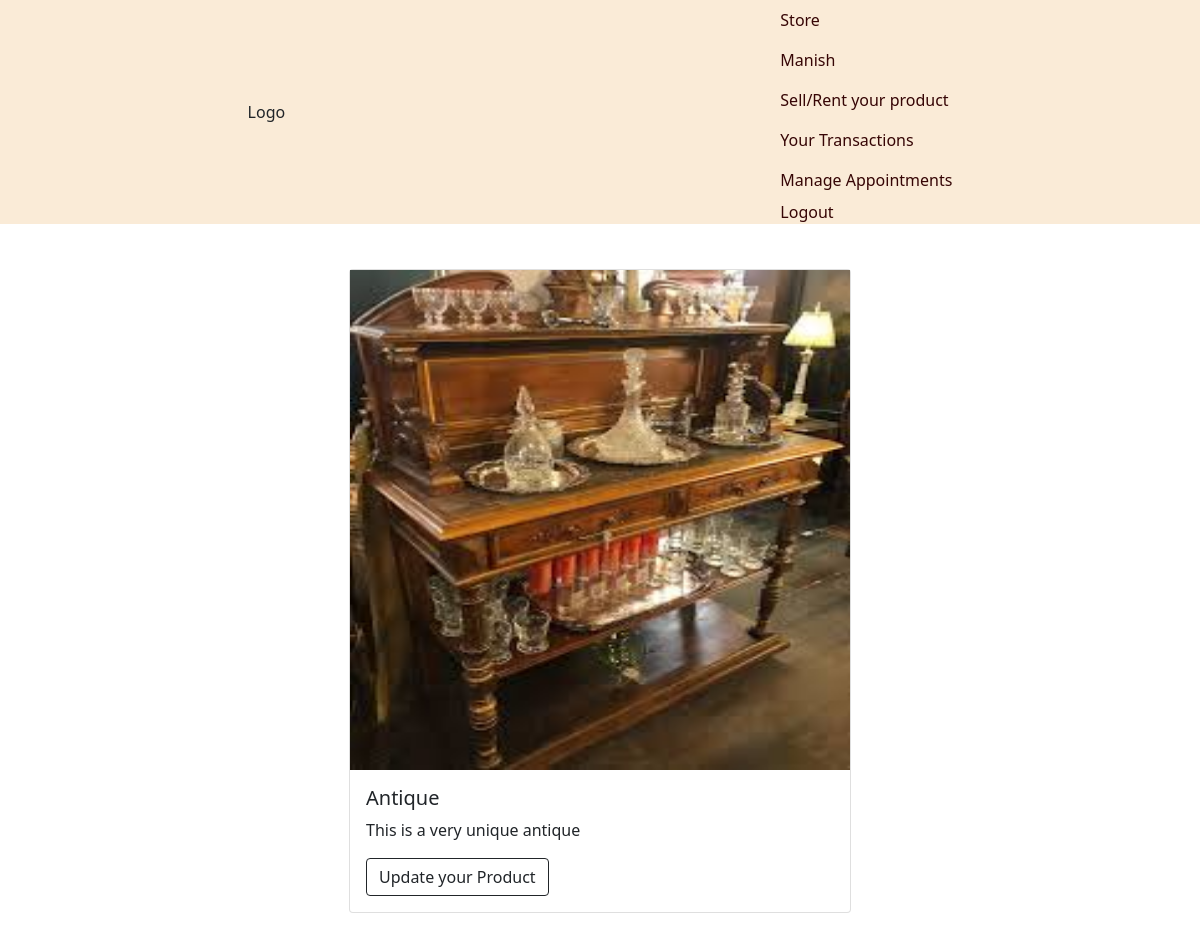
The page /store?4&True&None/ (signed in) on the database its author committed.
### store/models.py (models this page shows, shortened)
class Product(models.Model):
    owner = models.ForeignKey(User, related_name='product_owner', on_delete=models.CASCADE)
    is_rented = models.BooleanField(default=False)
    name = models.CharField(max_length=255, db_index=True)
    cost = models.IntegerField(null=True, blank=True)
    image = models.ImageField(upload_to = 'products', null = True, blank = True)
    date_posted = models.DateTimeField(auto_now=timezone.now)
    description = models.TextField(null=True, blank=True)
    tenure_end = models.DateTimeField(auto_now=timezone.now, null=True, blank=True)
    want_to_rent = models.BooleanField(null=True, blank=True)
    want_to_sell = models.BooleanField(null=True, blank=True)
    rent_per_month = models.IntegerField(null=True, blank=True)

### store/views.py (the view, shortened to what this page needs)
# urls.py: path('store?<int:id>&<str:transaction>&<str:action>/', store_views.store, name = "store"),
def store(request, id, transaction, action):
    if transaction == 'True':
        obj = Product.objects.filter(id=id)
        if action == 'Buy':
            obj.delete()
            products = {
                'products': Product.objects.all()
            }
        else:
            obj.is_rented = True
            products = {
                'products': Product.objects.exclude(id=id)
            }
    products = {
                'products' : Product.objects.all()
            }
    return render(request, 'store.html', products)

### store/templates/store.html (shortened to what this page needs)
{% extends 'base.html' %} {% block content %}
<div class="container">
  <div id="demo" class="carousel slide" data-ride="carousel">
    {% for product in products %}
        {% if not product.is_rented %}
          <div style="display: flex; justify-content: center; padding: 4%;">
            <div class="card" >
              <img style = "height: 500px; width: 500px;" src="{{ product.image.url }}" class="" alt="..." />
              <div class="card-body">
                <h5 class="card-title">{{ product.name }}</h5>
                <p class="card-text">{{ product.description }}</p>
                {% if product.owner.id != user.id %}
                  {% if product.want_to_sell %}
                    <p class="card-text">Cost - {{ product.cost }}</p>
                    <a href="{% url 'product-details' product.id 'Buy' %}" class="btn btn-outline-dark">Buy</a>
                  {% endif %}
                  {% if product.want_to_rent %}
                    <p class="card-text">Rent - {{ product.rent_per_month }}</p>
                    <a href="{% url 'product-details' product.id 'Rent' %}" class="btn btn-outline-dark">Rent</a>
                  {% endif %}
                    <a href="{% url 'profile' product.owner.id product.id %}" class="btn btn-outline-dark">Contact Owner</a>
                {% else %}
                  <a href="{% url 'product-update' product.id 'None' %}" class="btn btn-outline-dark">Update your Product</a>
                {% endif %}
              </div>
            </div>
          </div>
        {% endif %}
      </div>
    {% endfor %}
  </div>
{% endblock content %}

### stryvs/templates/base.html (shortened to what this page needs)
{% load static %}
<!DOCTYPE html>
<html lang="en">
<head>
    <link href="https://cdn.jsdelivr.net/npm/bootstrap@5.1.3/dist/css/bootstrap.min.css" rel="stylesheet">
    <link rel="stylesheet" href="{% static 'stryvs/styles.css' %}">
</head>
<body>
    <div class="navBar">
        <div>Logo</div>
        <div>
            <ul class="navbar-nav">
                <li class="nav-item nav-link"><a href="{% url 'store' 4 'True' 'None' %}">Store</a></li>
                {% if user.is_authenticated %}
                    <li class="nav-item nav-link"><a href="{% url 'profile' user.id 2 %}">{{ user.get_username }}</a></li>
                    <li class="nav-item nav-link"><a href="{% url 'product-register' %}">Sell/Rent your product</a></li>
                    <li class="nav-item nav-link"><a href="{% url 'Trasacts' '-1' %}">Your Transactions</a></li>
                    <li class="nav-item nav-link"><a href="{% url 'manage-appointments' 'frombase' 1 %}">Manage Appointments</a></li>
                    <li class=><a href="{% url 'logout' %}">Logout</a></li>
                {% else %}
                    <li><a href="{% url 'login' %}">Login to Buy/Sell</a></li>
                {% endif %}
            </ul>
        </div>
    </div>
    {% block content %}
    {% endblock %}
</body>
</html>

### stryvs/static/stryvs/styles.css (style rules this page uses)
.navBar { display: flex; background-color: antiquewhite; justify-content: space-around; align-items: center; }
a { text-decoration: none; color: rgb(54, 5, 5); }

### rows shown on the page
Product: image (picture), name "Antique", description "This is a very unique antique", shows "Update your Product"

### other values the page prints
{{ user.get_username }} "Manish"
